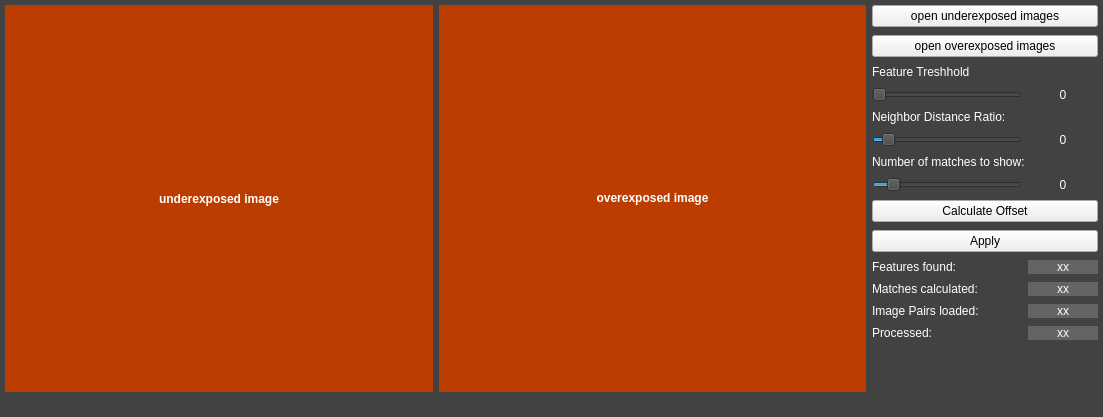
<?xml version="1.0" encoding="UTF-8"?>
<ui version="4.0">
 <class>MainWindow</class>
 <widget class="QMainWindow" name="MainWindow">
  <property name="geometry">
   <rect>
    <x>0</x>
    <y>0</y>
    <width>1103</width>
    <height>417</height>
   </rect>
  </property>
  <property name="windowTitle">
   <string>openCV GUI</string>
  </property>
  <property name="autoFillBackground">
   <bool>false</bool>
  </property>
  <property name="styleSheet">
   <string notr="true">background: rgb(66, 66, 66);</string>
  </property>
  <widget class="QWidget" name="centralWidget">
   <layout class="QGridLayout" name="gridLayout_2">
    <property name="leftMargin">
     <number>5</number>
    </property>
    <property name="topMargin">
     <number>5</number>
    </property>
    <property name="rightMargin">
     <number>5</number>
    </property>
    <property name="bottomMargin">
     <number>5</number>
    </property>
    <item row="5" column="0">
     <spacer name="horizontalSpacer">
      <property name="orientation">
       <enum>Qt::Horizontal</enum>
      </property>
      <property name="sizeHint" stdset="0">
       <size>
        <width>250</width>
        <height>0</height>
       </size>
      </property>
     </spacer>
    </item>
    <item row="2" column="1">
     <widget class="QLabel" name="img_over">
      <property name="baseSize">
       <size>
        <width>0</width>
        <height>0</height>
       </size>
      </property>
      <property name="mouseTracking">
       <bool>true</bool>
      </property>
      <property name="styleSheet">
       <string notr="true">background: rgb(187, 61, 0);
color: rgb(255, 255, 255);</string>
      </property>
      <property name="text">
       <string>&lt;html&gt;&lt;head/&gt;&lt;body&gt;&lt;p align=&quot;center&quot;&gt;&lt;span style=&quot; font-weight:600;&quot;&gt;overexposed image&lt;/span&gt;&lt;/p&gt;&lt;/body&gt;&lt;/html&gt;</string>
      </property>
      <property name="alignment">
       <set>Qt::AlignCenter</set>
      </property>
     </widget>
    </item>
    <item row="5" column="1">
     <spacer name="horizontalSpacer_2">
      <property name="orientation">
       <enum>Qt::Horizontal</enum>
      </property>
      <property name="sizeHint" stdset="0">
       <size>
        <width>250</width>
        <height>0</height>
       </size>
      </property>
     </spacer>
    </item>
    <item row="3" column="0" colspan="2">
     <widget class="QLabel" name="label">
      <property name="maximumSize">
       <size>
        <width>16777215</width>
        <height>16777215</height>
       </size>
      </property>
      <property name="text">
       <string/>
      </property>
     </widget>
    </item>
    <item row="2" column="0">
     <widget class="QLabel" name="img_under">
      <property name="baseSize">
       <size>
        <width>0</width>
        <height>0</height>
       </size>
      </property>
      <property name="font">
       <font>
        <weight>75</weight>
        <bold>true</bold>
       </font>
      </property>
      <property name="styleSheet">
       <string notr="true">background: rgb(187, 61, 0);
color: rgb(255, 255, 255);</string>
      </property>
      <property name="text">
       <string>underexposed image</string>
      </property>
      <property name="alignment">
       <set>Qt::AlignCenter</set>
      </property>
     </widget>
    </item>
    <item row="5" column="3">
     <spacer name="horizontalSpacer_3">
      <property name="orientation">
       <enum>Qt::Horizontal</enum>
      </property>
      <property name="sizeType">
       <enum>QSizePolicy::Fixed</enum>
      </property>
      <property name="sizeHint" stdset="0">
       <size>
        <width>200</width>
        <height>0</height>
       </size>
      </property>
     </spacer>
    </item>
    <item row="2" column="3" rowspan="2">
     <layout class="QGridLayout" name="gridLayout_4">
      <property name="sizeConstraint">
       <enum>QLayout::SetFixedSize</enum>
      </property>
      <property name="verticalSpacing">
       <number>8</number>
      </property>
      <item row="3" column="0">
       <widget class="QSlider" name="slider_feature_tresh">
        <property name="minimumSize">
         <size>
          <width>150</width>
          <height>0</height>
         </size>
        </property>
        <property name="maximumSize">
         <size>
          <width>150</width>
          <height>16777215</height>
         </size>
        </property>
        <property name="maximum">
         <number>1000</number>
        </property>
        <property name="value">
         <number>3</number>
        </property>
        <property name="orientation">
         <enum>Qt::Horizontal</enum>
        </property>
       </widget>
      </item>
      <item row="5" column="0">
       <widget class="QSlider" name="slider_nndr">
        <property name="minimumSize">
         <size>
          <width>150</width>
          <height>0</height>
         </size>
        </property>
        <property name="maximumSize">
         <size>
          <width>150</width>
          <height>16777215</height>
         </size>
        </property>
        <property name="maximum">
         <number>1000</number>
        </property>
        <property name="value">
         <number>70</number>
        </property>
        <property name="orientation">
         <enum>Qt::Horizontal</enum>
        </property>
       </widget>
      </item>
      <item row="3" column="1">
       <widget class="QLabel" name="label_feature_tresh">
        <property name="minimumSize">
         <size>
          <width>40</width>
          <height>0</height>
         </size>
        </property>
        <property name="styleSheet">
         <string notr="true">color: rgb(255, 255, 255);</string>
        </property>
        <property name="text">
         <string>0</string>
        </property>
        <property name="alignment">
         <set>Qt::AlignCenter</set>
        </property>
       </widget>
      </item>
      <item row="6" column="0" colspan="2">
       <widget class="QLabel" name="label_7">
        <property name="styleSheet">
         <string notr="true">color: rgb(255, 255, 255);</string>
        </property>
        <property name="text">
         <string>Number of matches to show:</string>
        </property>
       </widget>
      </item>
      <item row="12" column="0">
       <widget class="QLabel" name="cap_matches">
        <property name="styleSheet">
         <string notr="true">color: rgb(255, 255, 255);</string>
        </property>
        <property name="text">
         <string>Matches calculated:</string>
        </property>
       </widget>
      </item>
      <item row="7" column="1">
       <widget class="QLabel" name="label_nMatches">
        <property name="styleSheet">
         <string notr="true">color: rgb(255, 255, 255);</string>
        </property>
        <property name="text">
         <string>0</string>
        </property>
        <property name="alignment">
         <set>Qt::AlignCenter</set>
        </property>
       </widget>
      </item>
      <item row="14" column="1">
       <widget class="QLabel" name="label_proc">
        <property name="minimumSize">
         <size>
          <width>0</width>
          <height>0</height>
         </size>
        </property>
        <property name="maximumSize">
         <size>
          <width>70</width>
          <height>16777215</height>
         </size>
        </property>
        <property name="styleSheet">
         <string notr="true">background: rgb(100, 100, 100);
color: white;</string>
        </property>
        <property name="text">
         <string>&lt;html&gt;&lt;head/&gt;&lt;body&gt;&lt;p align=&quot;center&quot;&gt;xx&lt;/p&gt;&lt;/body&gt;&lt;/html&gt;</string>
        </property>
       </widget>
      </item>
      <item row="10" column="0" colspan="2">
       <widget class="QPushButton" name="button_apply">
        <property name="minimumSize">
         <size>
          <width>0</width>
          <height>0</height>
         </size>
        </property>
        <property name="maximumSize">
         <size>
          <width>16777215</width>
          <height>16777215</height>
         </size>
        </property>
        <property name="styleSheet">
         <string notr="true">background: none;</string>
        </property>
        <property name="text">
         <string>Apply</string>
        </property>
       </widget>
      </item>
      <item row="13" column="1">
       <widget class="QLabel" name="label_loaded">
        <property name="minimumSize">
         <size>
          <width>0</width>
          <height>0</height>
         </size>
        </property>
        <property name="maximumSize">
         <size>
          <width>70</width>
          <height>16777215</height>
         </size>
        </property>
        <property name="styleSheet">
         <string notr="true">background: rgb(100, 100, 100);
color: white;</string>
        </property>
        <property name="text">
         <string>&lt;html&gt;&lt;head/&gt;&lt;body&gt;&lt;p align=&quot;center&quot;&gt;xx&lt;/p&gt;&lt;/body&gt;&lt;/html&gt;</string>
        </property>
       </widget>
      </item>
      <item row="1" column="0" colspan="2">
       <widget class="QPushButton" name="button_open_over">
        <property name="enabled">
         <bool>true</bool>
        </property>
        <property name="minimumSize">
         <size>
          <width>0</width>
          <height>0</height>
         </size>
        </property>
        <property name="maximumSize">
         <size>
          <width>16777215</width>
          <height>16777215</height>
         </size>
        </property>
        <property name="styleSheet">
         <string notr="true">background: none;</string>
        </property>
        <property name="text">
         <string>open overexposed images</string>
        </property>
       </widget>
      </item>
      <item row="14" column="0">
       <widget class="QLabel" name="cap_proc">
        <property name="minimumSize">
         <size>
          <width>150</width>
          <height>0</height>
         </size>
        </property>
        <property name="maximumSize">
         <size>
          <width>150</width>
          <height>16777215</height>
         </size>
        </property>
        <property name="styleSheet">
         <string notr="true">color: rgb(255, 255, 255);</string>
        </property>
        <property name="text">
         <string>Processed:</string>
        </property>
       </widget>
      </item>
      <item row="8" column="0" colspan="2">
       <widget class="QPushButton" name="button_calc_offset">
        <property name="minimumSize">
         <size>
          <width>0</width>
          <height>0</height>
         </size>
        </property>
        <property name="maximumSize">
         <size>
          <width>16777215</width>
          <height>16777215</height>
         </size>
        </property>
        <property name="styleSheet">
         <string notr="true">background: none;</string>
        </property>
        <property name="text">
         <string>Calculate Offset</string>
        </property>
       </widget>
      </item>
      <item row="0" column="0" colspan="2">
       <widget class="QPushButton" name="button_open_under">
        <property name="minimumSize">
         <size>
          <width>0</width>
          <height>0</height>
         </size>
        </property>
        <property name="maximumSize">
         <size>
          <width>16777215</width>
          <height>16777215</height>
         </size>
        </property>
        <property name="styleSheet">
         <string notr="true">background: none;</string>
        </property>
        <property name="text">
         <string>open underexposed images</string>
        </property>
       </widget>
      </item>
      <item row="13" column="0">
       <widget class="QLabel" name="cap_loaded">
        <property name="minimumSize">
         <size>
          <width>150</width>
          <height>0</height>
         </size>
        </property>
        <property name="maximumSize">
         <size>
          <width>150</width>
          <height>16777215</height>
         </size>
        </property>
        <property name="styleSheet">
         <string notr="true">color: rgb(255, 255, 255);</string>
        </property>
        <property name="text">
         <string>Image Pairs loaded:</string>
        </property>
       </widget>
      </item>
      <item row="11" column="0">
       <widget class="QLabel" name="cap_features">
        <property name="styleSheet">
         <string notr="true">color: rgb(255, 255, 255);</string>
        </property>
        <property name="text">
         <string>Features found:</string>
        </property>
       </widget>
      </item>
      <item row="11" column="1">
       <widget class="QLabel" name="label_features">
        <property name="styleSheet">
         <string notr="true">background: rgb(100, 100, 100);
color: white;</string>
        </property>
        <property name="text">
         <string>xx</string>
        </property>
        <property name="alignment">
         <set>Qt::AlignCenter</set>
        </property>
       </widget>
      </item>
      <item row="7" column="0">
       <widget class="QSlider" name="slider_nMatches">
        <property name="minimumSize">
         <size>
          <width>150</width>
          <height>0</height>
         </size>
        </property>
        <property name="maximumSize">
         <size>
          <width>150</width>
          <height>16777215</height>
         </size>
        </property>
        <property name="maximum">
         <number>1000</number>
        </property>
        <property name="singleStep">
         <number>1</number>
        </property>
        <property name="value">
         <number>100</number>
        </property>
        <property name="orientation">
         <enum>Qt::Horizontal</enum>
        </property>
       </widget>
      </item>
      <item row="5" column="1">
       <widget class="QLabel" name="label_nndr">
        <property name="styleSheet">
         <string notr="true">color: rgb(255, 255, 255);</string>
        </property>
        <property name="text">
         <string>0</string>
        </property>
        <property name="alignment">
         <set>Qt::AlignCenter</set>
        </property>
       </widget>
      </item>
      <item row="2" column="0" colspan="2">
       <widget class="QLabel" name="label_4">
        <property name="styleSheet">
         <string notr="true">color: rgb(255, 255, 255);</string>
        </property>
        <property name="text">
         <string>Feature Treshhold</string>
        </property>
       </widget>
      </item>
      <item row="12" column="1">
       <widget class="QLabel" name="label_matches">
        <property name="styleSheet">
         <string notr="true">background: rgb(100, 100, 100);
color: white;</string>
        </property>
        <property name="text">
         <string>xx</string>
        </property>
        <property name="alignment">
         <set>Qt::AlignCenter</set>
        </property>
       </widget>
      </item>
      <item row="4" column="0" colspan="2">
       <widget class="QLabel" name="label_6">
        <property name="styleSheet">
         <string notr="true">color: rgb(255, 255, 255);</string>
        </property>
        <property name="text">
         <string>Neighbor Distance Ratio:</string>
        </property>
       </widget>
      </item>
      <item row="16" column="0" colspan="2">
       <spacer name="verticalSpacer">
        <property name="orientation">
         <enum>Qt::Vertical</enum>
        </property>
        <property name="sizeHint" stdset="0">
         <size>
          <width>20</width>
          <height>0</height>
         </size>
        </property>
       </spacer>
      </item>
     </layout>
    </item>
    <item row="2" column="2">
     <spacer name="verticalSpacer_2">
      <property name="orientation">
       <enum>Qt::Vertical</enum>
      </property>
      <property name="sizeHint" stdset="0">
       <size>
        <width>0</width>
        <height>40</height>
       </size>
      </property>
     </spacer>
    </item>
   </layout>
  </widget>
  <widget class="QMenuBar" name="menuBar">
   <property name="geometry">
    <rect>
     <x>0</x>
     <y>0</y>
     <width>1103</width>
     <height>22</height>
    </rect>
   </property>
  </widget>
 </widget>
 <layoutdefault spacing="6" margin="11"/>
 <tabstops>
  <tabstop>button_open_under</tabstop>
  <tabstop>button_open_over</tabstop>
  <tabstop>slider_feature_tresh</tabstop>
  <tabstop>slider_nndr</tabstop>
  <tabstop>slider_nMatches</tabstop>
  <tabstop>button_calc_offset</tabstop>
  <tabstop>button_apply</tabstop>
 </tabstops>
 <resources/>
 <connections/>
</ui>
